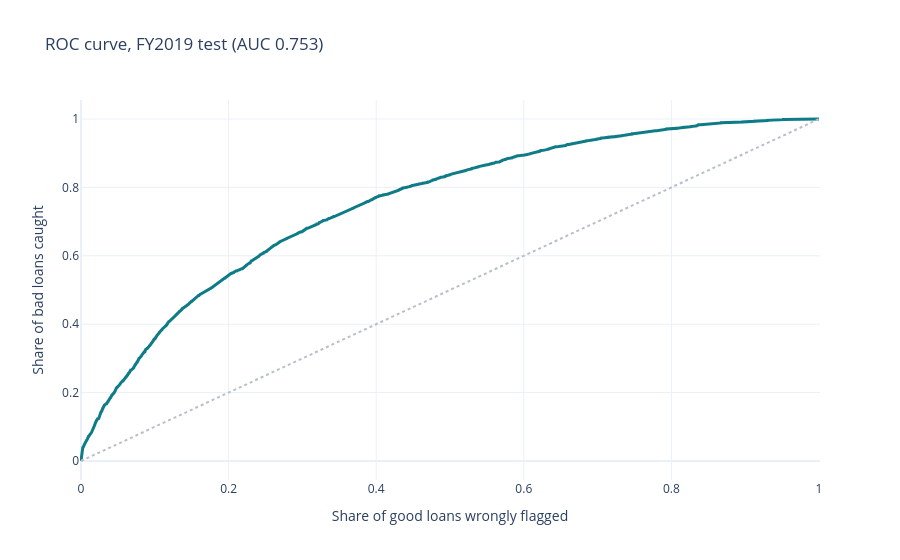

Write notebook code for a chart like this one.
### Markdown cell above
## 8. Final test on FY2019
*Why:* FY2019 has not been used until now, so this is the one honest estimate of performance on new loans.

### Code cell
final = tuned().fit(tr[SEL], ytr); pte = final.predict_proba(te[SEL])[:, 1]
tab = {"Logistic regression": metrics(yte, lr.predict_proba(te[FEATS])[:, 1]),
       "Random forest": metrics(yte, rf.predict_proba(te[FEATS])[:, 1]),
       "LightGBM, all features": metrics(yte, full.predict_proba(te[FEATS])[:, 1]),
       f"LightGBM, selected ({K}) - chosen": metrics(yte, pte)}
test_table = pd.DataFrame(tab).T
display(test_table.round(4))
print(f"Random-pick baseline for PR-AUC = bad-loan rate = {yte.mean():.3f}")

fpr, tpr, _ = roc_curve(yte, pte)
fig = go.Figure(go.Scatter(x=fpr, y=tpr, line=dict(color=TEAL, width=3), name="Selected model"))
fig.add_shape(type="line", x0=0, y0=0, x1=1, y1=1, line=dict(dash="dot", color=GREY))
fig.update_layout(template="plotly_white", title=f"ROC curve, FY2019 test (AUC {roc_auc_score(yte, pte):.3f})",
                  xaxis_title="Share of good loans wrongly flagged", yaxis_title="Share of bad loans caught"); fig.show()

### Figure 1 — Plotly figure (JSON) as saved in the notebook; plotly's stock layout.template omitted (floating-point values rounded to 4 significant figures; data arrays with more than 128 entries replaced by an {"elided": "..."} marker saying what was removed)
{"data": [{"line": {"color": "#0E7C86", "width": 3}, "name": "Selected model", "type": "scatter", "x": {"elided": "5873 float values"}, "y": {"elided": "5873 float values"}}], "layout": {"shapes": [{"line": {"color": "#B8BFCC", "dash": "dot"}, "type": "line", "x0": 0, "x1": 1, "y0": 0, "y1": 1}], "title": {"text": "ROC curve, FY2019 test (AUC 0.753)"}, "xaxis": {"title": {"text": "Share of good loans wrongly flagged"}}, "yaxis": {"title": {"text": "Share of bad loans caught"}}}}
